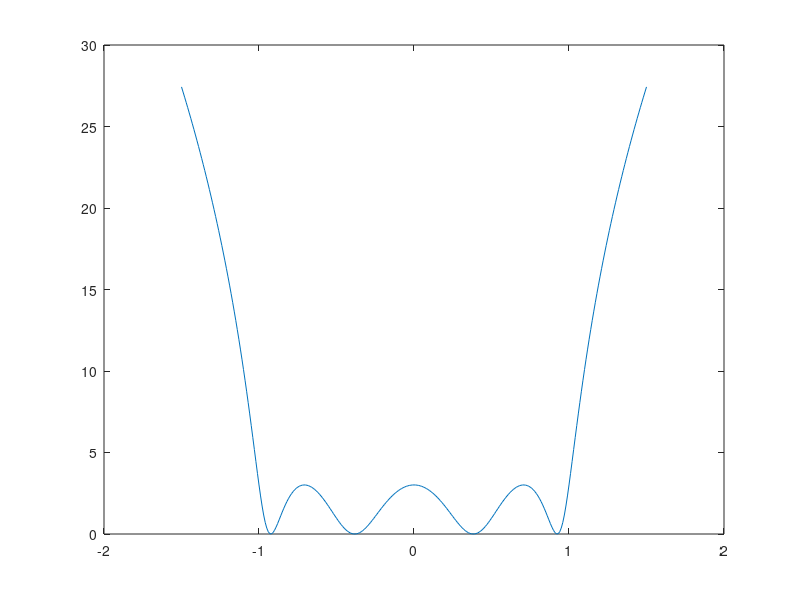
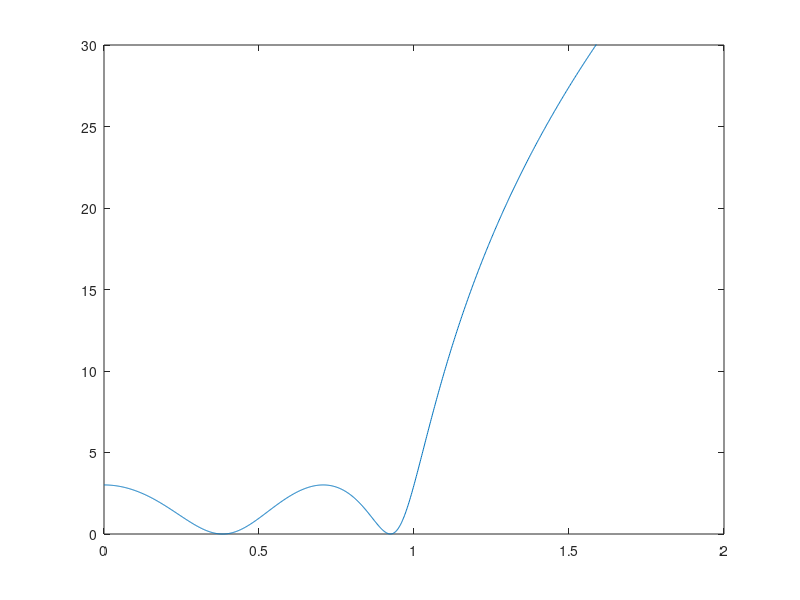
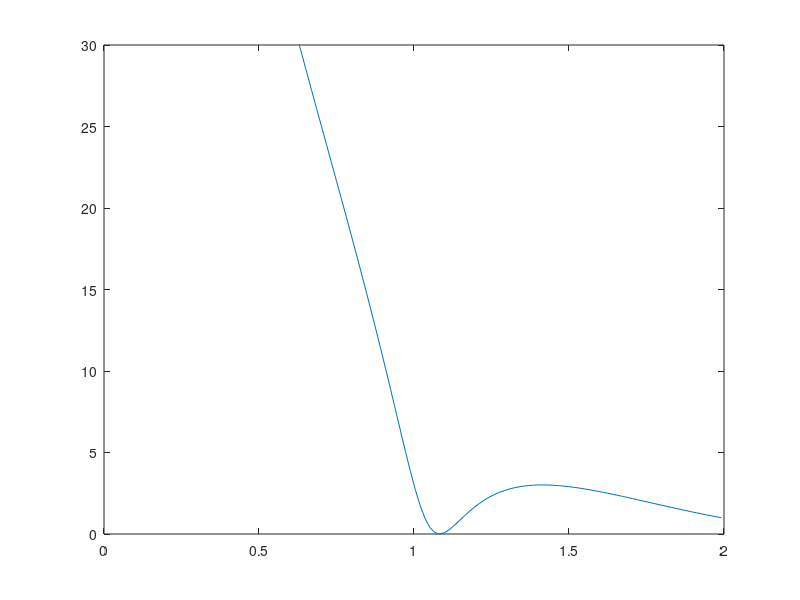
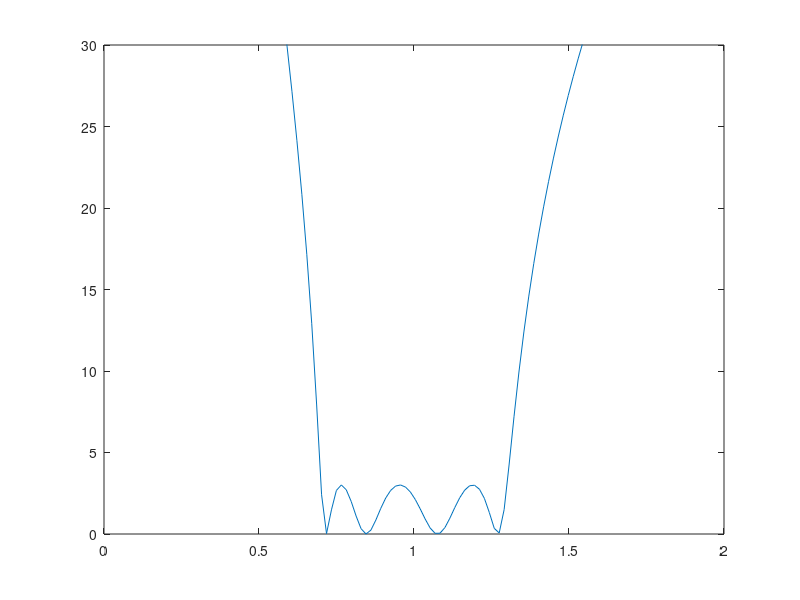

MATLAB code to generate these figures, in order:
close all;
clear all;

Omega=-1.5:0.01:1.5;
IL=zeros([1 length(Omega)]);


% lowpass filter prototype
for m=1:length(Omega)
   IL(m)=10*log10(1+(1-8*Omega(m)^2+8*Omega(m)^4)^2);
end;

figure;
plot(Omega,IL);
axis([-2 2 0 30]);
print -deps 'fig5_23a.eps'


%lowpass filter omega_real=Omega*omega_c
clear all;
omega_c=2*pi;  % 1GHz
omega_real=0:0.01:2*omega_c;

for m=1:length(omega_real)
   omega=omega_real(m)/omega_c;
   IL(m)=10*log10(1+(1-8*omega^2+8*omega^4)^2);
end;

figure;
plot(omega_real/(2*pi),IL);
axis([0 omega_c/pi 0 30]);
print -deps 'fig5_23b.eps'


%highpass filter omega_real=-omega_c/Omega
clear all;
omega_c=2*pi;  % 1GHz
omega_real_max=2*omega_c;
omega_real=0.01:0.1:omega_real_max;

for m=1:length(omega_real)
   omega=-omega_c/omega_real(m);
   IL(m)=10*log10(1+(1-8*omega^2+8*omega^4)^2);
end;

figure;
plot(omega_real/(2*pi),IL);
axis([0 omega_real_max/(2*pi) 0 30]);
print -deps 'fig5_23c.eps'


%bandpass filter
clear all;
omega_U=1.3*(2*pi);  % 1.3GHz
omega_L=0.7*(2*pi);  % 0.7GHz
omega_c=sqrt(omega_U*omega_L);
omega_real_max=2*(2*pi);
omega_real=0.01:0.1:omega_real_max;

for m=1:length(omega_real)
   omega=omega_c/(omega_U-omega_L)*(omega_real(m)/omega_c-omega_c/omega_real(m));
   IL(m)=10*log10(1+(1-8*omega^2+8*omega^4)^2);
end;

figure;
plot(omega_real/(2*pi),IL);
axis([0 omega_real_max/(2*pi) 0 30]);
print -deps 'fig5_23d.eps'


%bandstop filter
clear all;
omega_U=1.3*(2*pi);  % 1.3GHz
omega_L=0.7*(2*pi);  % 0.7GHz
omega_c=sqrt(omega_U*omega_L);
omega_real_max=2*(2*pi);
omega_real=0.01:0.1:omega_real_max;

for m=1:length(omega_real)
   omega=omega_c/(omega_U-omega_L)*(omega_real(m)/omega_c-omega_c/omega_real(m));
   omega=1/omega;
   IL(m)=10*log10(1+(1-8*omega^2+8*omega^4)^2);
end;

figure;
plot(omega_real/(2*pi),IL);
axis([0 omega_real_max/(2*pi) 0 30]);
%print -deps 'fig5_23e.eps'
